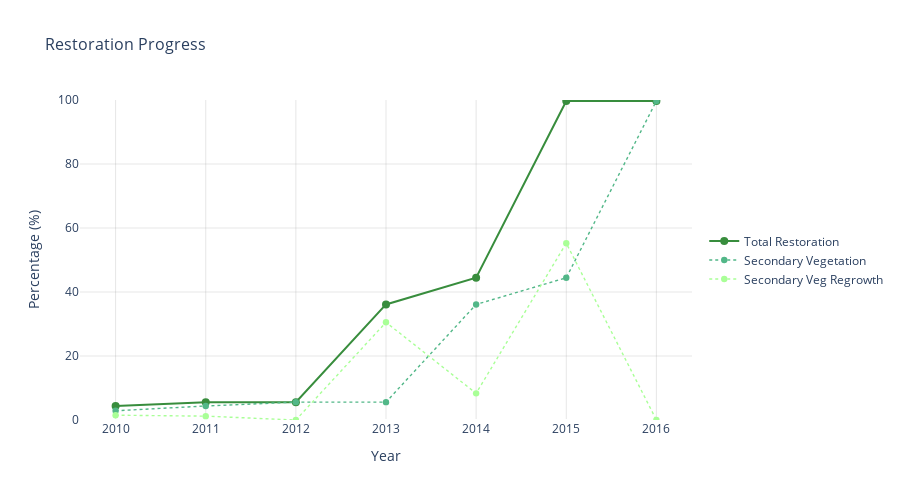

Write notebook code for a chart like this one.
### Code cell
# Interactive version
fig = plot_aggregated_interactive(
    df,
    aggregates=aggregates,
    colors=restoration_colors,
    title='Restoration Progress'
)
fig.show()

### Figure 1 — Plotly figure (JSON) as saved in the notebook; plotly's stock layout.template omitted (floating-point values rounded to 4 significant figures)
{"data": [{"hovertemplate": "Total Restoration<br>Year: %{x}<br>Percentage: %{y:.1f}%<extra></extra>", "line": {"color": "#388d3d", "dash": "solid", "width": 2}, "marker": {"size": 8}, "mode": "lines+markers", "name": "Total Restoration", "type": "scatter", "x": [2010, 2011, 2012, 2013, 2014, 2015, 2016], "y": [4.383, 5.584, 5.584, 36.11, 44.45, 99.7, 99.7]}, {"hovertemplate": "Secondary Vegetation<br>Year: %{x}<br>Percentage: %{y:.1f}%<extra></extra>", "line": {"color": "#52b788", "dash": "dot", "width": 1.4}, "marker": {"size": 6.4}, "mode": "lines+markers", "name": "Secondary Vegetation", "type": "scatter", "x": [2010, 2011, 2012, 2013, 2014, 2015, 2016], "y": [2.878, 4.383, 5.584, 5.584, 36.11, 44.45, 99.7]}, {"hovertemplate": "Secondary Veg Regrowth<br>Year: %{x}<br>Percentage: %{y:.1f}%<extra></extra>", "line": {"color": "#a9ff97", "dash": "dot", "width": 1.4}, "marker": {"size": 6.4}, "mode": "lines+markers", "name": "Secondary Veg Regrowth", "type": "scatter", "x": [2010, 2011, 2012, 2013, 2014, 2015, 2016], "y": [1.504, 1.201, 0.0, 30.53, 8.332, 55.26, 0.0]}], "layout": {"height": 500, "hovermode": "x unified", "legend": {"x": 1.02, "xanchor": "left", "y": 0.5, "yanchor": "middle"}, "plot_bgcolor": "white", "title": {"font": {"size": 16}, "text": "Restoration Progress"}, "xaxis": {"gridcolor": "rgba(128, 128, 128, 0.2)", "tickformat": "d", "title": {"text": "Year"}}, "yaxis": {"gridcolor": "rgba(128, 128, 128, 0.2)", "range": [0, 100], "title": {"text": "Percentage (%)"}}}}
